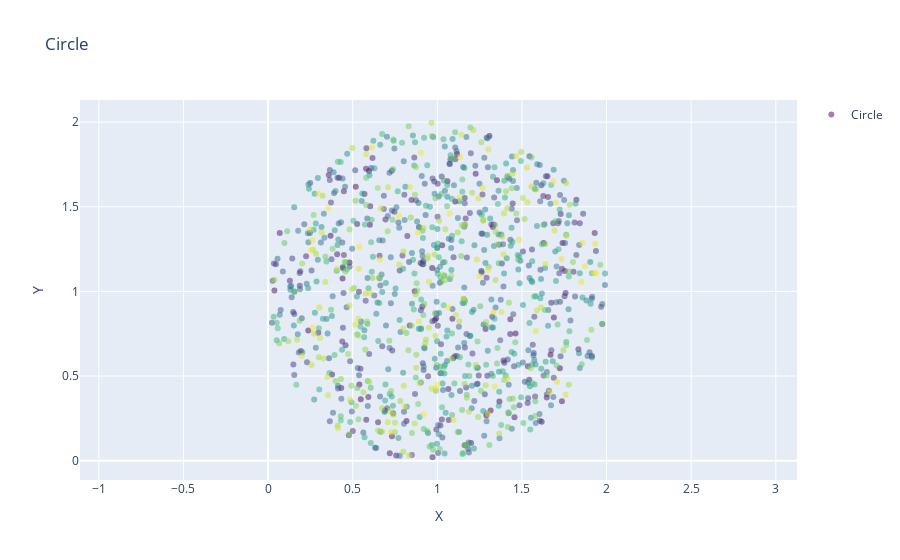

Notebook code for this chart:
### Code cell
def f_circle(x):
    x, y = x
    center_x, center_y = 1, 1  
    a = 1 
    b = 1 
    if ((x - center_x) ** 2) / (a ** 2) + ((y - center_y) ** 2) / (b ** 2) <= 1:
        return 1 / (np.pi * a * b) 
    return 0  

def f_circle_normalized(x):
    x, y = x
    if x**2 + y**2 <= 1:
        return 1/np.pi
    return 0

seed = [0,0]
std = 1
burn_in_ITERATION = 10000
lag = 1000
max_ITERATION = int(1e6)
XS, YS = metro_sample(f_circle, seed, std, burn_in_ITERATION, lag, max_ITERATION).T
plot2d(XS, YS, "Circle")

### Figure 1 — Plotly figure (JSON) as saved in the notebook; plotly's stock layout.template omitted (floating-point values rounded to 4 significant figures; data arrays with more than 128 entries replaced by an {"elided": "..."} marker saying what was removed)
{"data": [{"marker": {"color": {"elided": "990 float values"}, "colorscale": [[0, "#440154"], [0.1111, "#482878"], [0.2222, "#3e4989"], [0.3333, "#31688e"], [0.4444, "#26828e"], [0.5556, "#1f9e89"], [0.6667, "#35b779"], [0.7778, "#6ece58"], [0.8889, "#b5de2b"], [1, "#fde725"]], "opacity": 0.5}, "mode": "markers", "name": "Circle", "type": "scatter", "x": {"elided": "990 float values"}, "y": {"elided": "990 float values"}}], "layout": {"showlegend": true, "title": {"text": "Circle"}, "xaxis": {"scaleanchor": "y", "title": {"text": "X"}}, "yaxis": {"scaleanchor": "x", "title": {"text": "Y"}}}}
